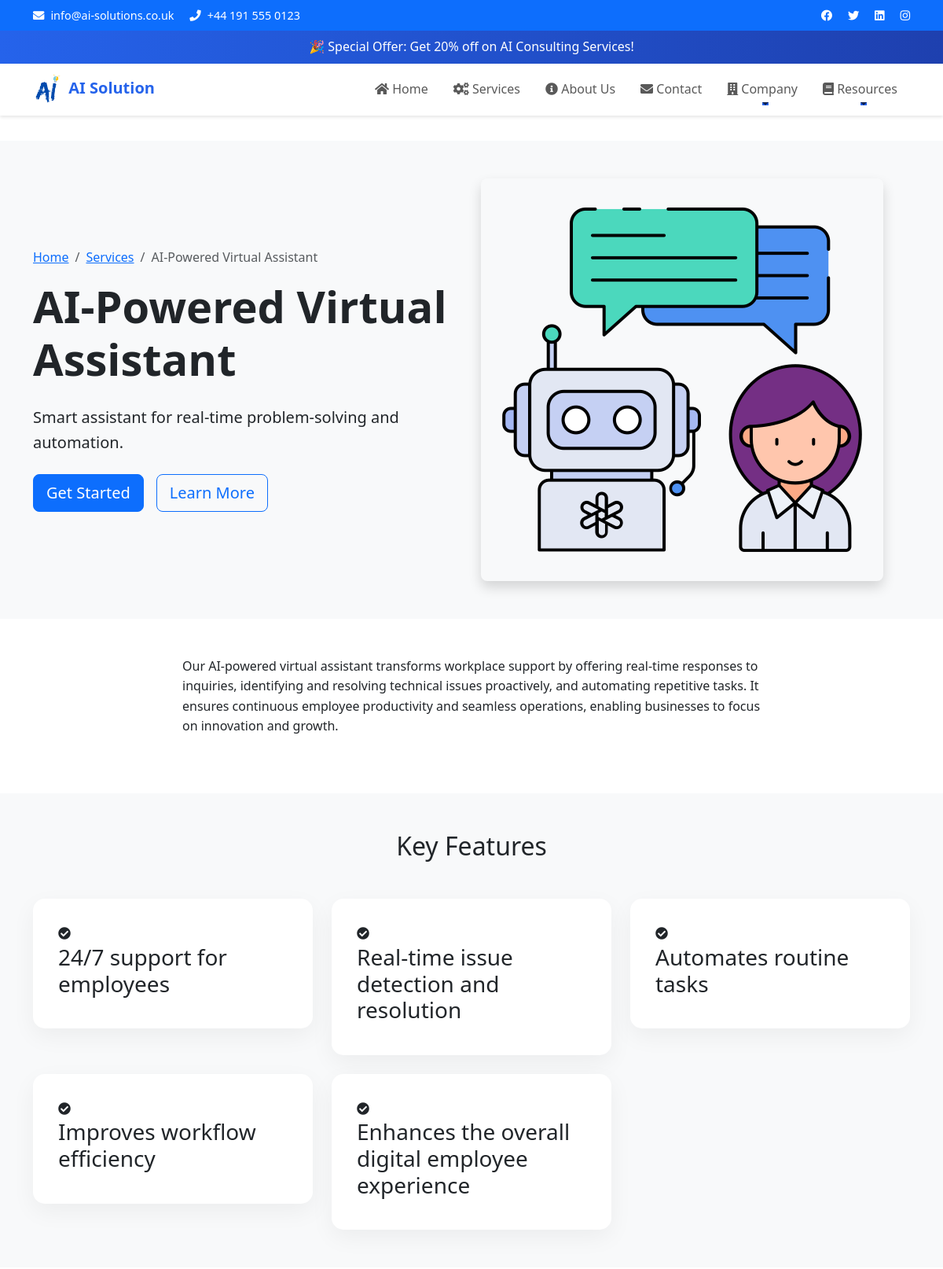
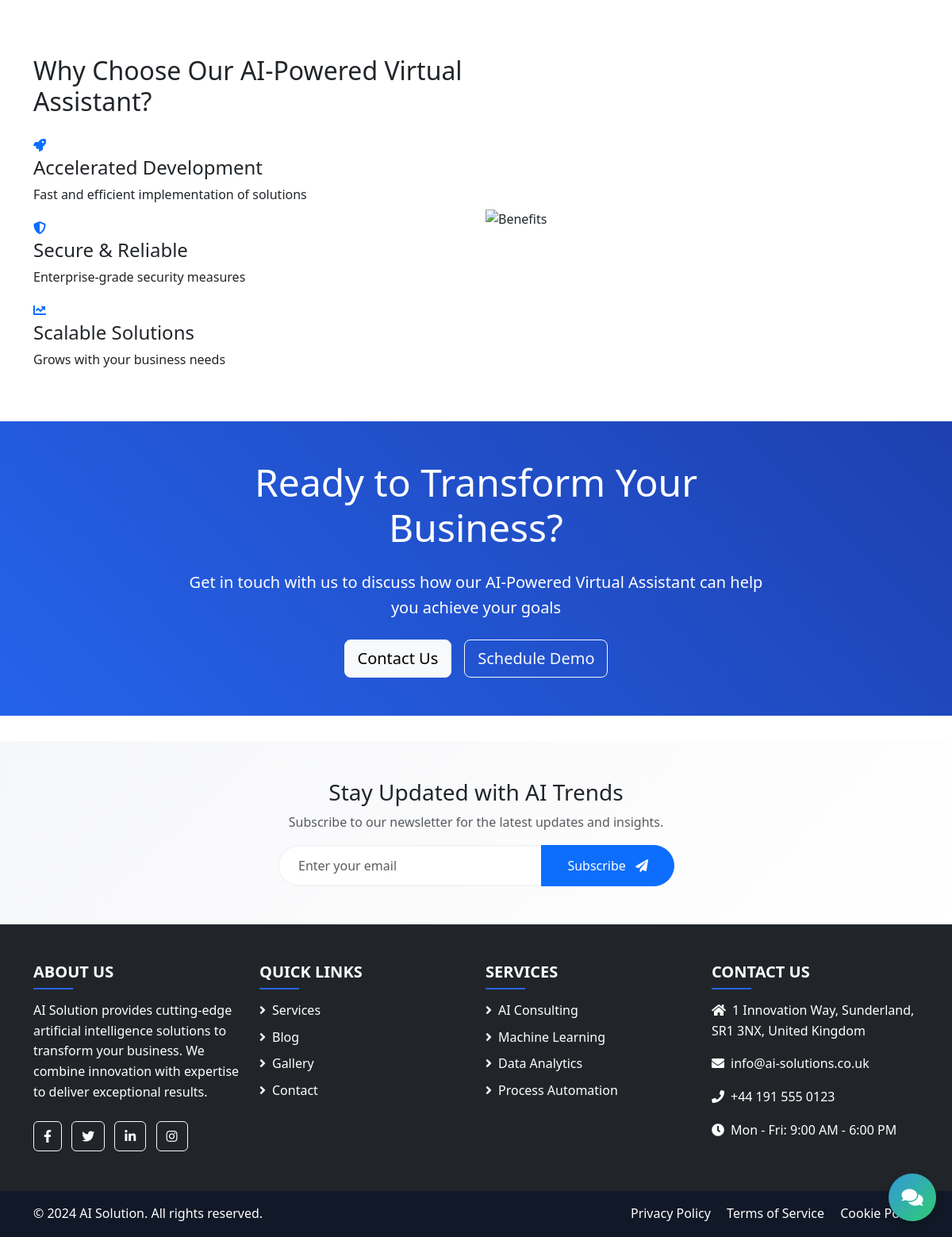
/services/ai-powered-virtual-assistant/, run on the app's committed database (2 pictures, top to bottom).
### main/models.py (models this page shows, shortened)
class Service(models.Model):
    title = models.CharField(max_length=200)
    category = models.ForeignKey(ServiceCategory, on_delete=models.SET_NULL, null=True, blank=True)
    description = models.TextField()
    icon = models.ImageField(upload_to='services/', null=True, blank=True)
    created_date = models.DateTimeField(auto_now_add=True)
    updated_date = models.DateTimeField(auto_now=True)
    short_description = models.CharField(max_length=200, help_text="Brief description for cards")
    features = models.JSONField(null=True, blank=True, help_text="List of service features")
    slug = models.SlugField(unique=True)

### main/views.py (the view)
# urls.py: path('services/<slug:slug>/', views.ServiceDetailView.as_view(), name='service_detail'),
class ServiceDetailView(DetailView):
    model = Service
    template_name = 'main/service_detail.html'
    context_object_name = 'service'

### main/templates/main/service_detail.html (shortened to what this page needs)
{% extends 'main/base.html' %}
{% load static %}
{% block content %}
<section class="service-hero py-5 bg-light">
    <div class="container">
        <div class="row align-items-center">
            <div class="col-lg-6" data-aos="fade-right">
                <nav aria-label="breadcrumb">
                    <ol class="breadcrumb">
                        <li class="breadcrumb-item"><a href="{% url 'main:home' %}">Home</a></li>
                        <li class="breadcrumb-item"><a href="{% url 'main:service_list' %}">Services</a></li>
                        <li class="breadcrumb-item active">{{ service.title }}</li>
                    </ol>
                </nav>
                <h1 class="display-4 fw-bold mb-4">{{ service.title }}</h1>
                <p class="lead mb-4">{{ service.short_description }}</p>
                <div class="d-flex gap-3">
                    <a href="{% url 'main:contact' %}" class="btn btn-primary btn-lg">Get Started</a>
                    <a href="#service-features" class="btn btn-outline-primary btn-lg">Learn More</a>
                </div>
            </div>
            <div class="col-lg-6" data-aos="fade-left">
                {% if service.icon %}
                <img src="{{ service.icon.url }}" alt="{{ service.title }}" class="img-fluid rounded-3 shadow">
                {% endif %}
            </div>
        </div>
    </div>
</section>
<section class="service-description py-5">
    <div class="container">
        <div class="row justify-content-center">
            <div class="col-lg-8">
                <div class="service-content" data-aos="fade-up">
                    {{ service.description|safe }}
                </div>
            </div>
        </div>
    </div>
</section>
<section id="service-features" class="service-features py-5 bg-light">
    <div class="container">
        <h2 class="text-center mb-5">Key Features</h2>
        <div class="row g-4">
            {% if service.features %}
                {% for feature in service.features %}
                <div class="col-md-6 col-lg-4" data-aos="fade-up" data-aos-delay="{{ forloop.counter0 }}00">
                    <div class="feature-card">
                        <div class="feature-icon">
                            <i class="fas fa-check-circle"></i>
                        </div>
                        <h3>{{ feature }}</h3>
                    </div>
                </div>
                {% endfor %}
            {% endif %}
        </div>
    </div>
</section>
<section class="benefits-section py-5">
    <div class="container">
        <div class="row align-items-center">
            <div class="col-lg-6" data-aos="fade-right">
                <h2 class="mb-4">Why Choose Our {{ service.title }}?</h2>
                <div class="benefits-list">
                    <div class="benefit-item">
                        <i class="fas fa-rocket text-primary"></i>
                        <div>
                            <h4>Accelerated Development</h4>
                            <p>Fast and efficient implementation of solutions</p>
                        </div>
                    </div>
                    <div class="benefit-item">
                        <i class="fas fa-shield-alt text-primary"></i>
                        <div>
                            <h4>Secure & Reliable</h4>
                            <p>Enterprise-grade security measures</p>
                        </div>
                    </div>
                    <div class="benefit-item">
                        <i class="fas fa-chart-line text-primary"></i>
                        <div>
                            <h4>Scalable Solutions</h4>
                            <p>Grows with your business needs</p>
                        </div>
                    </div>
                </div>
            </div>
            <div class="col-lg-6" data-aos="fade-left">
                <div class="benefits-image">
                    <img src="{% static 'images/benefits.svg' %}" alt="Benefits" class="img-fluid">
                </div>
            </div>
        </div>
    </div>
</section>
<section class="cta-section py-5 bg-primary text-white">
    <div class="container">
        <div class="row justify-content-center">
            <div class="col-lg-8 text-center">
                <h2 class="display-5 mb-4">Ready to Transform Your Business?</h2>
                <p class="lead mb-4">Get in touch with us to discuss how our {{ service.title }} can help you achieve your goals</p>
                <div class="d-flex justify-content-center gap-3">
                    <a href="{% url 'main:contact' %}" class="btn btn-light btn-lg">Contact Us</a>
                    <a href="#" class="btn btn-outline-light btn-lg">Schedule Demo</a>
                </div>
            </div>
        </div>
    </div>
</section>
{% endblock %}

### main/static/css/style.css (style rules this page uses)
:root { --primary-color: #2563eb; --secondary-color: #1e40af; --dark-color: #1f2937; --darker-color: #111827; --light-color: #f3f4f6; }
body { font-family: 'Segoe UI', Tahoma, Geneva, Verdana, sans-serif; line-height: 1.6; }
.btn { transition: all 0.3s; }
.feature-card { background: white; padding: 2rem; border-radius: 15px; box-shadow: 0 10px 30px rgba(0,0,0,0.05); transition: all 0.3s; }
.service-features { margin: 1.5rem 0; }
.cta-section { background: linear-gradient(45deg, var(--primary-color), var(--secondary-color)); position: relative; overflow: hidden; }
.cta-section::before { content: ''; position: absolute; top: 0; left: 0; width: 100%; height: 100%; background: url('../images/pattern.svg'); opacity: 0.1; }

### data on the page
Service: title "AI-Powered Virtual Assistant", short_description "Smart assistant for real-time problem-solving and automation.", icon (picture), description "Our AI-powered virtual assistant transforms workplace support by offering real-time responses to inquiries, identifying and resolving technical issues proactively, and automating repetitive tasks. It ensures continuous employee productivity and seamless operations, enabling businesses to focus on innovation and growth."

### other printed values
{{ feature }} "24/7 support for employees" "Real-time issue detection and resolution" "Automates routine tasks" "Improves workflow efficiency" "Enhances the overall digital employee experience"
